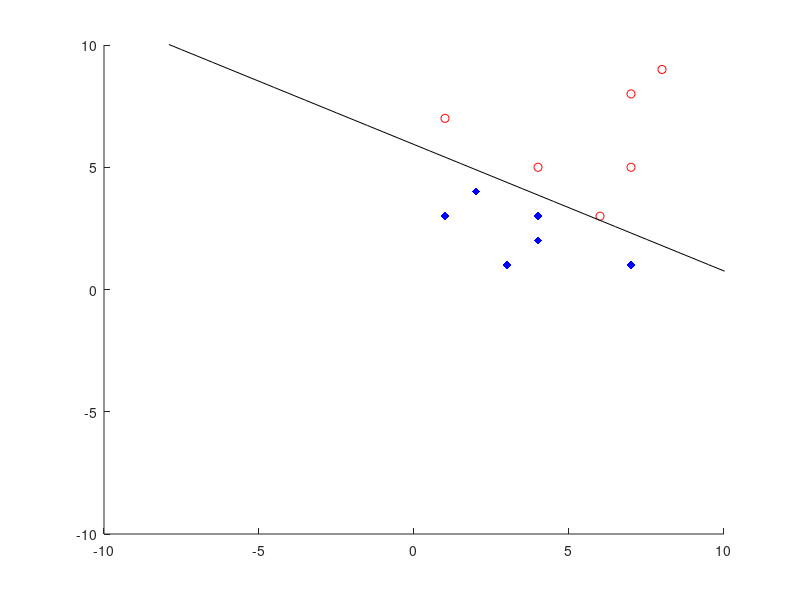

Write the MATLAB code that produced this figure.
clear;
clc;
data1 = [1,1,7;1,6,3;1,7,8;1,8,9;1,4,5;1,7,5]';
data2 = -[1,3,1;1,4,3;1,2,4;1,7,1;1,1,3;1,4,2]';
data = [data1,data2];
a = zeros(1,size(data,1));

n = 0.01;           %neta
b = 0.2;             %margin
thres = 50000;
scatter(data1(2,:),  data1(3,:),'r'),axis([-10,10,-10,10]),hold on;
scatter(-data2(2,:),-data2(3,:),'b','d','filled'),axis([-10,10,-10,10]);
m1 = min(min(min(data1(2,:)),min(-data2(2,:))),min(min(data1(3,:)),min(-data2(3,:))));
m2 = max(max(max(data1(2,:)),max(-data2(2,:))),max(max(data1(3,:)),max(-data2(3,:))));
x = -100:0.5:100;

minimum = length(data);
rr = 1;
ans = a;
for i = 1:thres
    q = a*data;
    e = find(q <= b);
    w = sum(data(:,e)');
    if length(e) < minimum
        ans = a;
        minimum = length(e);
        rr = i;
    end
    if length(e) == 0
        fprintf('hurrey\n');
        break;
    end
    a = a+n*w;
end

y = (ans(1)+ans(2)*x)/(-ans(3));
plot(x,y,'k'),axis([-10,10,-10,10]),hold off;

